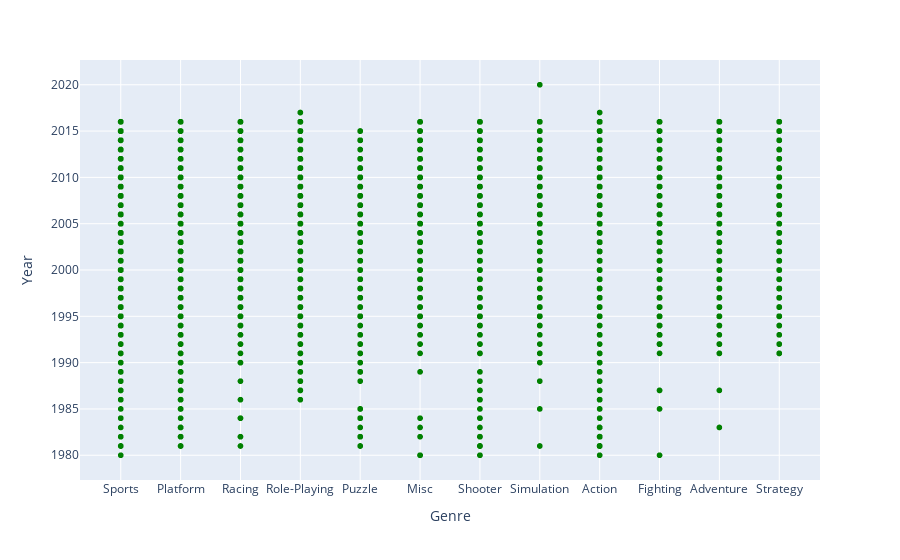

Write notebook code for a chart like this one.
### Code cell
import plotly.express as px
import plotly.offline as pyo
import plotly.graph_objects as go
fig = px.scatter(df, x='Genre', y='Year')
fig.update_traces(marker_color='green')
fig.show()

### Figure 1 — Plotly figure (JSON) as saved in the notebook; plotly's stock layout.template omitted (floating-point values rounded to 4 significant figures; data arrays with more than 128 entries replaced by an {"elided": "..."} marker saying what was removed)
{"data": [{"hovertemplate": "Genre=%{x}<br>Year=%{y}<extra></extra>", "legendgroup": "", "marker": {"color": "green", "symbol": "circle"}, "mode": "markers", "name": "", "showlegend": false, "type": "scattergl", "x": {"elided": "16598 str values"}, "xaxis": "x", "y": {"elided": "16598 int values"}, "yaxis": "y"}], "layout": {"legend": {"tracegroupgap": 0}, "margin": {"t": 60}, "xaxis": {"anchor": "y", "domain": [0, 1], "title": {"text": "Genre"}}, "yaxis": {"anchor": "x", "domain": [0, 1], "title": {"text": "Year"}}}}
